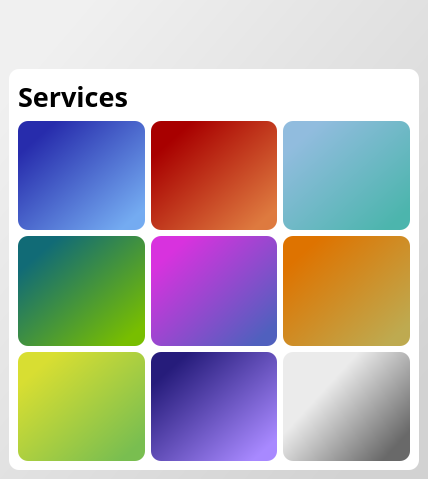
<?xml version="1.0" encoding="UTF-8"?>
<ui version="4.0">
 <class>MainWindow</class>
 <widget class="QMainWindow" name="MainWindow">
  <property name="geometry">
   <rect>
    <x>0</x>
    <y>0</y>
    <width>428</width>
    <height>479</height>
   </rect>
  </property>
  <property name="cursor">
   <cursorShape>ArrowCursor</cursorShape>
  </property>
  <property name="windowTitle">
   <string>MainWindow</string>
  </property>
  <property name="styleSheet">
   <string notr="true">
background: qlineargradient(spread:pad, x1:0.896552, y1:0.903409, x2:0.0791577, y2:0.125, stop:1 rgb(240,240,240), stop:0 rgb(210, 210, 210));
</string>
  </property>
  <widget class="QWidget" name="centralwidget">
   <layout class="QVBoxLayout" name="verticalLayout">
    <item>
     <widget class="QWidget" name="logo_widget" native="true">
      <property name="enabled">
       <bool>true</bool>
      </property>
      <property name="styleSheet">
       <string notr="true">background:none;</string>
      </property>
      <layout class="QHBoxLayout" name="horizontalLayout">
       <property name="spacing">
        <number>-1</number>
       </property>
       <property name="sizeConstraint">
        <enum>QLayout::SetFixedSize</enum>
       </property>
       <property name="leftMargin">
        <number>0</number>
       </property>
       <property name="topMargin">
        <number>0</number>
       </property>
       <property name="rightMargin">
        <number>0</number>
       </property>
       <property name="bottomMargin">
        <number>0</number>
       </property>
       <item>
        <widget class="QLabel" name="text_label">
         <property name="sizePolicy">
          <sizepolicy hsizetype="Fixed" vsizetype="Fixed">
           <horstretch>0</horstretch>
           <verstretch>0</verstretch>
          </sizepolicy>
         </property>
         <property name="maximumSize">
          <size>
           <width>280</width>
           <height>100</height>
          </size>
         </property>
         <property name="font">
          <font>
           <family>Avenir</family>
           <pointsize>30</pointsize>
           <italic>false</italic>
           <bold>true</bold>
          </font>
         </property>
         <property name="styleSheet">
          <string notr="true">border: none;
text-transform: uppercase;
font-size: 30pt;
background: none;</string>
         </property>
         <property name="frameShape">
          <enum>QFrame::NoFrame</enum>
         </property>
         <property name="text">
          <string/>
         </property>
         <property name="textFormat">
          <enum>Qt::AutoText</enum>
         </property>
         <property name="pixmap">
          <pixmap resource="resources.qrc">:/icon/img/font_transp.png</pixmap>
         </property>
         <property name="scaledContents">
          <bool>true</bool>
         </property>
         <property name="alignment">
          <set>Qt::AlignLeading|Qt::AlignLeft|Qt::AlignTop</set>
         </property>
        </widget>
       </item>
      </layout>
     </widget>
    </item>
    <item>
     <widget class="QWidget" name="service_widget" native="true">
      <property name="sizePolicy">
       <sizepolicy hsizetype="Preferred" vsizetype="MinimumExpanding">
        <horstretch>0</horstretch>
        <verstretch>0</verstretch>
       </sizepolicy>
      </property>
      <property name="styleSheet">
       <string notr="true">background-color:  white;
color: black;
border-radius: 10px;

</string>
      </property>
      <layout class="QGridLayout" name="gridLayout">
       <item row="1" column="2">
        <widget class="QPushButton" name="youtube_button">
         <property name="sizePolicy">
          <sizepolicy hsizetype="Minimum" vsizetype="Minimum">
           <horstretch>0</horstretch>
           <verstretch>0</verstretch>
          </sizepolicy>
         </property>
         <property name="minimumSize">
          <size>
           <width>120</width>
           <height>80</height>
          </size>
         </property>
         <property name="toolTip">
          <string>Embed a Youtube Video</string>
         </property>
         <property name="styleSheet">
          <string notr="true">
QPushButton {
background:
qlineargradient(spread:pad, x1:0.896552, y1:0.903409, x2:0.138271, y2:0.170455, stop:0 rgba(222, 122, 63, 255), stop:0.980296 rgba(168, 0, 0, 255));
qproperty-icon: url(:/logos/youtube);

border-radius:
    10px;
border-style:
    solid;
border-width:
    0px;
border-color: 
    black}

QPushButton:hover {
border-right: 3px solid black; 
border-bottom: 3px solid black;
}

QPushButton:pressed {
background: 
qlineargradient(spread:pad, x1:0.896552, y1:0.903409, x2:0.138271, y2:0.170455, stop:1 rgba(222, 122, 63, 255), stop:0 rgba(168, 0, 0, 255));
}</string>
         </property>
         <property name="text">
          <string/>
         </property>
         <property name="iconSize">
          <size>
           <width>50</width>
           <height>50</height>
          </size>
         </property>
        </widget>
       </item>
       <item row="3" column="1">
        <widget class="QPushButton" name="drive_button">
         <property name="sizePolicy">
          <sizepolicy hsizetype="Minimum" vsizetype="Minimum">
           <horstretch>0</horstretch>
           <verstretch>0</verstretch>
          </sizepolicy>
         </property>
         <property name="minimumSize">
          <size>
           <width>120</width>
           <height>80</height>
          </size>
         </property>
         <property name="toolTip">
          <string>Embed a Document from Google Drive or Docs</string>
         </property>
         <property name="styleSheet">
          <string notr="true">

QPushButton {
background:
    qlineargradient(spread:pad, x1:0.896552, y1:0.903409, x2:0.157975, y2:0.170455, stop:0 rgba(120, 190, 0, 255), stop:1 rgba(17, 107, 118, 255));
qproperty-icon: url(:/logos/drive);

border-radius:
    10px;
border-style:
    solid;
border-width:
    0px;
border-color: 
    black}

QPushButton:hover {
border-right: 3px solid black; 
border-bottom: 3px solid black;
}

QPushButton:pressed {
background: 
qlineargradient(spread:pad, x1:0.896552, y1:0.903409, x2:0.157975, y2:0.170455, stop:1 rgba(120, 190, 0, 255), stop:0 rgba(17, 107, 118, 255));
}</string>
         </property>
         <property name="text">
          <string/>
         </property>
         <property name="iconSize">
          <size>
           <width>50</width>
           <height>50</height>
          </size>
         </property>
        </widget>
       </item>
       <item row="1" column="1">
        <widget class="QPushButton" name="vimeo_button">
         <property name="sizePolicy">
          <sizepolicy hsizetype="Minimum" vsizetype="Minimum">
           <horstretch>0</horstretch>
           <verstretch>0</verstretch>
          </sizepolicy>
         </property>
         <property name="minimumSize">
          <size>
           <width>120</width>
           <height>80</height>
          </size>
         </property>
         <property name="toolTip">
          <string>Embed a Vimeo Video</string>
         </property>
         <property name="styleSheet">
          <string notr="true">
QPushButton {
background:
qlineargradient(spread:pad, x1:0.896552, y1:0.903409, x2:0.138271, y2:0.170455, stop:0 rgba(116, 171, 241, 255), stop:1 rgba(39, 44, 172, 255));
qproperty-icon: url(:/logos/vimeo);

border-radius:
    10px;
border-style:
    solid;
border-width:
    0px;
border-color: 
    black}

QPushButton:hover {
border-right: 3px solid black; 
border-bottom: 3px solid black;
}

QPushButton:pressed {
background: 
qlineargradient(spread:pad, x1:0.896552, y1:0.903409, x2:0.138271, y2:0.170455, stop:1 rgba(116, 171, 241, 255), stop:0 rgba(39, 44, 172, 255));
}</string>
         </property>
         <property name="text">
          <string/>
         </property>
         <property name="iconSize">
          <size>
           <width>50</width>
           <height>50</height>
          </size>
         </property>
        </widget>
       </item>
       <item row="1" column="3">
        <widget class="QPushButton" name="twitter_button">
         <property name="sizePolicy">
          <sizepolicy hsizetype="Minimum" vsizetype="Minimum">
           <horstretch>0</horstretch>
           <verstretch>0</verstretch>
          </sizepolicy>
         </property>
         <property name="minimumSize">
          <size>
           <width>120</width>
           <height>80</height>
          </size>
         </property>
         <property name="toolTip">
          <string>Embed a Tweet</string>
         </property>
         <property name="styleSheet">
          <string notr="true">
QPushButton {
background:
qlineargradient(spread:pad, x1:0.896552, y1:0.903409, x2:0.138271, y2:0.170455, stop:0 rgba(76, 181, 173, 255), stop:1 rgba(145, 188, 222, 255));
qproperty-icon: url(:/logos/twitter);

border-radius:
    10px;
border-style:
    solid;
border-width:
    0px;
border-color: 
    black}

QPushButton:hover {
border-right: 3px solid black; 
border-bottom: 3px solid black;
}

QPushButton:pressed {
background: 
qlineargradient(spread:pad, x1:0.896552, y1:0.903409, x2:0.138271, y2:0.170455, stop:1 rgba(76, 181, 173, 255), stop:0 rgba(145, 188, 222, 255));
}</string>
         </property>
         <property name="text">
          <string/>
         </property>
         <property name="iconSize">
          <size>
           <width>50</width>
           <height>50</height>
          </size>
         </property>
        </widget>
       </item>
       <item row="3" column="2">
        <widget class="QPushButton" name="pdf_button">
         <property name="enabled">
          <bool>true</bool>
         </property>
         <property name="sizePolicy">
          <sizepolicy hsizetype="Minimum" vsizetype="Minimum">
           <horstretch>0</horstretch>
           <verstretch>0</verstretch>
          </sizepolicy>
         </property>
         <property name="minimumSize">
          <size>
           <width>120</width>
           <height>80</height>
          </size>
         </property>
         <property name="toolTip">
          <string>Embed an online PDF</string>
         </property>
         <property name="autoFillBackground">
          <bool>false</bool>
         </property>
         <property name="styleSheet">
          <string notr="true">
QPushButton  {
background:
    qlineargradient(spread:pad, x1:0.896552, y1:0.903409, x2:0.138271, y2:0.170455, stop:0 rgba(80, 96, 190, 255), stop:1 rgba(216, 50, 222, 255));
qproperty-icon: url(:/logos/pdf);
border-radius:
    10px;
border-style:
    solid;
border-width:
    0px;
border-color: 
    black}

QPushButton:hover {
border-right: 3px solid black; 
border-bottom: 3px solid black;
}

QPushButton:pressed {
background: 
 qlineargradient(spread:pad, x1:0.896552, y1:0.903409, x2:0.138271, y2:0.170455, stop:1 rgba(80, 96, 190, 255), stop:0 rgba(216, 50, 222, 255))

}</string>
         </property>
         <property name="text">
          <string/>
         </property>
         <property name="iconSize">
          <size>
           <width>50</width>
           <height>50</height>
          </size>
         </property>
         <property name="default">
          <bool>false</bool>
         </property>
        </widget>
       </item>
       <item row="4" column="1">
        <widget class="QPushButton" name="codepen_button">
         <property name="sizePolicy">
          <sizepolicy hsizetype="Minimum" vsizetype="Minimum">
           <horstretch>0</horstretch>
           <verstretch>0</verstretch>
          </sizepolicy>
         </property>
         <property name="minimumSize">
          <size>
           <width>120</width>
           <height>80</height>
          </size>
         </property>
         <property name="toolTip">
          <string>Embed a Pen from CodePen</string>
         </property>
         <property name="whatsThis">
          <string/>
         </property>
         <property name="styleSheet">
          <string notr="true">
QPushButton {
background:
qlineargradient(spread:pad, x1:0.896552, y1:0.903409, x2:0.138271, y2:0.170455, stop:0 rgba(121, 190, 80, 255), stop:1 rgba(216, 222, 50, 255));
qproperty-icon: url(:/logos/codepen);

border-radius:
    10px;
border-style:
    solid;
border-width:
    0px;
border-color: 
    black}

QPushButton:hover {
border-right: 3px solid black; 
border-bottom: 3px solid black;
}

QPushButton:pressed {
background: 
qlineargradient(spread:pad, x1:0.896552, y1:0.903409, x2:0.138271, y2:0.170455, stop:1 rgba(121, 190, 80, 255), stop:0 rgba(216, 222, 50, 255));
}</string>
         </property>
         <property name="text">
          <string/>
         </property>
         <property name="iconSize">
          <size>
           <width>50</width>
           <height>50</height>
          </size>
         </property>
        </widget>
       </item>
       <item row="3" column="3">
        <widget class="QPushButton" name="website_button">
         <property name="enabled">
          <bool>true</bool>
         </property>
         <property name="sizePolicy">
          <sizepolicy hsizetype="Minimum" vsizetype="Minimum">
           <horstretch>0</horstretch>
           <verstretch>0</verstretch>
          </sizepolicy>
         </property>
         <property name="minimumSize">
          <size>
           <width>120</width>
           <height>80</height>
          </size>
         </property>
         <property name="toolTip">
          <string>Embed a Website</string>
         </property>
         <property name="autoFillBackground">
          <bool>false</bool>
         </property>
         <property name="styleSheet">
          <string notr="true">
QPushButton  {
background:
qlineargradient(spread:pad, x1:0.896552, y1:0.903409, x2:0.138271, y2:0.170455, stop:0 rgba(190, 170, 80, 255), stop:1 rgba(222, 115, 0, 255));
qproperty-icon: url(:/logos/website);
border-radius:
    10px;
border-style:
    solid;
border-width:
    0px;
border-color: 
    black}

QPushButton:hover {
border-right: 3px solid black; 
border-bottom: 3px solid black;
}

QPushButton:pressed {
background: 
qlineargradient(spread:pad, x1:0.896552, y1:0.903409, x2:0.138271, y2:0.170455, stop:1 rgba(190, 170, 80, 255), stop:0 rgba(222, 115, 0, 255));
}</string>
         </property>
         <property name="text">
          <string/>
         </property>
         <property name="iconSize">
          <size>
           <width>50</width>
           <height>50</height>
          </size>
         </property>
        </widget>
       </item>
       <item row="4" column="2">
        <widget class="QPushButton" name="jsfiddle_button">
         <property name="sizePolicy">
          <sizepolicy hsizetype="Minimum" vsizetype="Minimum">
           <horstretch>0</horstretch>
           <verstretch>0</verstretch>
          </sizepolicy>
         </property>
         <property name="minimumSize">
          <size>
           <width>120</width>
           <height>80</height>
          </size>
         </property>
         <property name="toolTip">
          <string>Embed a Fiddle from JSFiddle</string>
         </property>
         <property name="styleSheet">
          <string notr="true">
QPushButton {
background:
qlineargradient(spread:pad, x1:0.896552, y1:0.903409, x2:0.138271, y2:0.170455, stop:0 rgba(168, 137, 255, 255), stop:1 rgba(38, 28, 123, 255));
qproperty-icon: url(:/logos/jsfiddle);

border-radius:
    10px;
border-style:
    solid;
border-width:
    0px;
border-color: 
    black}

QPushButton:hover {
border-right: 3px solid black; 
border-bottom: 3px solid black;
}

QPushButton:pressed {
background: 
qlineargradient(spread:pad, x1:0.896552, y1:0.903409, x2:0.138271, y2:0.170455, stop:1 rgba(168, 137, 255, 255), stop:0 rgba(38, 28, 123, 255));
}</string>
         </property>
         <property name="text">
          <string/>
         </property>
         <property name="iconSize">
          <size>
           <width>50</width>
           <height>50</height>
          </size>
         </property>
        </widget>
       </item>
       <item row="4" column="3">
        <widget class="QPushButton" name="github_button">
         <property name="sizePolicy">
          <sizepolicy hsizetype="Minimum" vsizetype="Minimum">
           <horstretch>0</horstretch>
           <verstretch>0</verstretch>
          </sizepolicy>
         </property>
         <property name="minimumSize">
          <size>
           <width>120</width>
           <height>80</height>
          </size>
         </property>
         <property name="toolTip">
          <string>Embed a Gist or Github File with syntax highlighting</string>
         </property>
         <property name="styleSheet">
          <string notr="true">
QPushButton {
background:
qlineargradient(spread:pad, x1:0.881892, y1:0.869318, x2:0.281128, y2:0.398, stop:0 rgba(105, 105, 105, 255), stop:1 rgba(235, 235, 235, 255));
qproperty-icon: url(:/logos/github);

border-radius:
    10px;
border-style:
    solid;
border-width:
    0px;
border-color: 
    black}

QPushButton:hover {
border-right: 3px solid black; 
border-bottom: 3px solid black;
}

QPushButton:pressed {
background: 
qlineargradient(spread:pad, x1:0.881892, y1:0.869318, x2:0.281128, y2:0.398, stop:1 rgba(105, 105, 105, 255), stop:0 rgba(235, 235, 235, 255));
}</string>
         </property>
         <property name="locale">
          <locale language="English" country="UnitedStates"/>
         </property>
         <property name="text">
          <string notr="true"/>
         </property>
         <property name="iconSize">
          <size>
           <width>50</width>
           <height>50</height>
          </size>
         </property>
         <property name="shortcut">
          <string>Ctrl+G</string>
         </property>
        </widget>
       </item>
       <item row="0" column="1">
        <widget class="QLabel" name="label_2">
         <property name="sizePolicy">
          <sizepolicy hsizetype="Minimum" vsizetype="Fixed">
           <horstretch>0</horstretch>
           <verstretch>0</verstretch>
          </sizepolicy>
         </property>
         <property name="font">
          <font>
           <family>Avenir</family>
           <pointsize>20</pointsize>
           <italic>false</italic>
           <bold>true</bold>
          </font>
         </property>
         <property name="styleSheet">
          <string notr="true">border: none;
text-transform: uppercase;
font-size: 20pt;
background: none;</string>
         </property>
         <property name="frameShape">
          <enum>QFrame::NoFrame</enum>
         </property>
         <property name="text">
          <string>Services</string>
         </property>
        </widget>
       </item>
      </layout>
     </widget>
    </item>
   </layout>
  </widget>
 </widget>
 <resources>
  <include location="resources.qrc"/>
 </resources>
 <connections/>
</ui>
